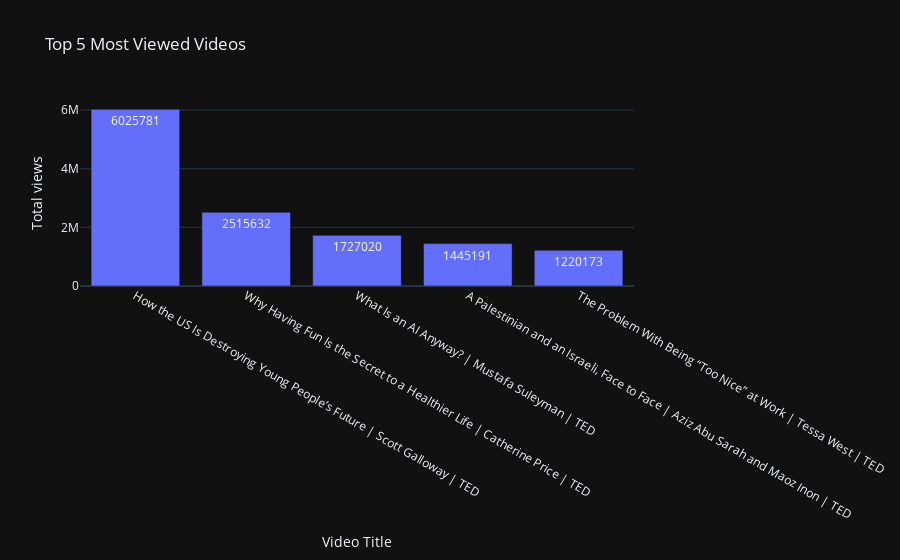

Notebook code cell kept with this figure:
### Code cell
fig = px.bar(top_5_views,
             x='title',
             y='total_views',
             title='Top 5 Most Viewed Videos',
             labels={'title': 'Video Title', 'total_views': 'Total views'},
             text='total_views')

fig.show()

### Figure 1 — Plotly figure (JSON) as saved in the notebook; plotly's stock layout.template omitted (floating-point values rounded to 4 significant figures)
{"data": [{"alignmentgroup": "True", "hovertemplate": "Video Title=%{x}<br>Total views=%{text}<extra></extra>", "legendgroup": "", "marker": {"color": "#636efa", "pattern": {"shape": ""}}, "name": "", "offsetgroup": "", "orientation": "v", "showlegend": false, "text": [6025781, 2515632, 1727020, 1445191, 1220173], "textposition": "auto", "x": ["How the US Is Destroying Young People’s Future | Scott Galloway | TED", "Why Having Fun Is the Secret to a Healthier Life | Catherine Price | TED", "What Is an AI Anyway? | Mustafa Suleyman | TED", "A Palestinian and an Israeli, Face to Face | Aziz Abu Sarah and Maoz Inon | TED", "The Problem With Being “Too Nice” at Work | Tessa West | TED"], "xaxis": "x", "y": [6025781, 2515632, 1727020, 1445191, 1220173], "yaxis": "y", "type": "bar"}], "layout": {"xaxis": {"anchor": "y", "domain": [0, 1], "title": {"text": "Video Title"}}, "yaxis": {"anchor": "x", "domain": [0, 1], "title": {"text": "Total views"}}, "legend": {"tracegroupgap": 0}, "title": {"text": "Top 5 Most Viewed Videos"}, "barmode": "relative"}}
